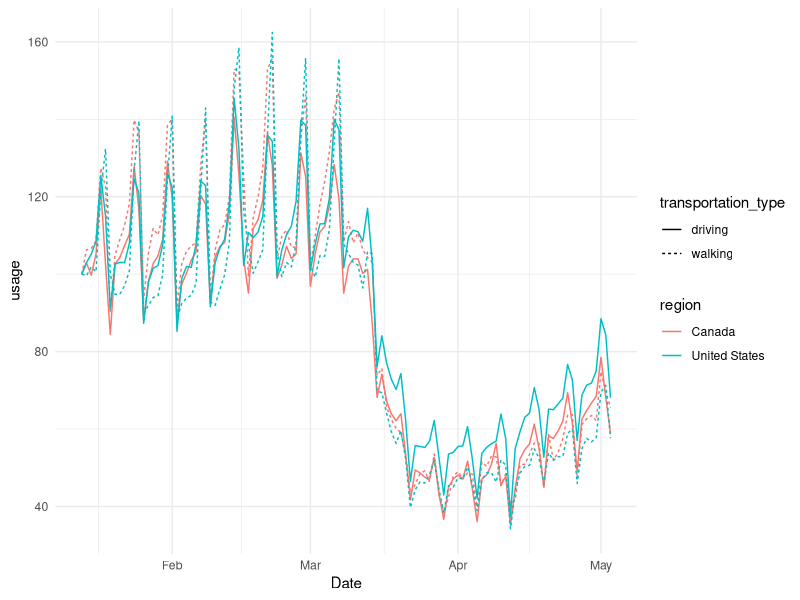

Source code (R):
## ---- chunk 1
knitr::opts_chunk$set(echo = TRUE, comment = NA)
## ---- chunk 2
library(readr)
library(dplyr)
library(tidyr)
library(lubridate)
library(ggplot2)
## ---- chunk 3
# from the downloaded apple mobiblity data of the day
mobl <- read_csv("applemobilitytrends-2020-05-03.csv")
# colums added for each day, so get number of coluns in current data
extant <- ncol(mobl)
## ---- chunk 4
# graph specific choices
wanted_regions <- c("United States", "Canada")
wanted_modes <- c("driving", "walking")
mobl %>%
  filter(region %in% wanted_regions, transportation_type %in% wanted_modes) %>%
  gather(key=Date, value=usage, 5:extant) %>%
  mutate(Date = ymd(Date)) %>%
  ggplot(aes(x=Date, y=usage, colour=region, linetype=transportation_type)) +
  geom_line() + theme_minimal()
